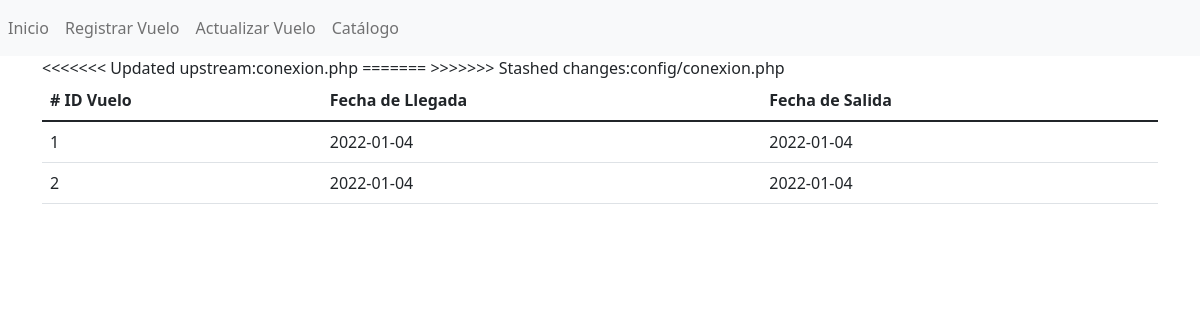
The page /pages/actualizar-vuelo.php on the database as committed earlier.
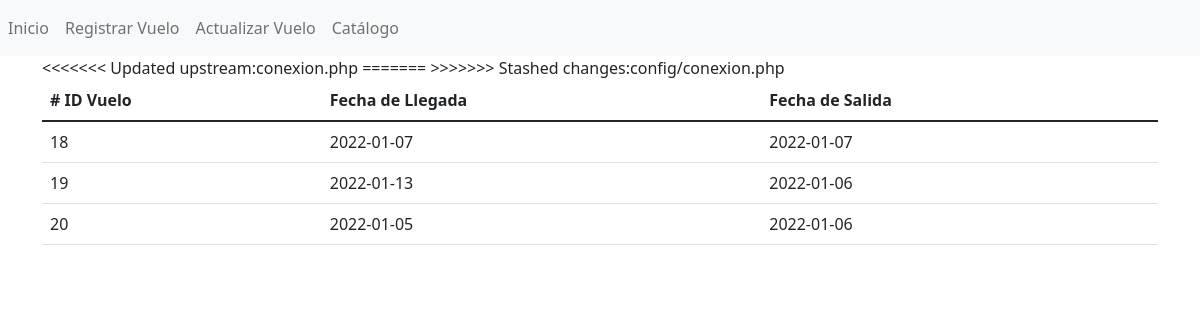
The same page on the database as committed later.
### tables this page shows
CREATE TABLE `vuelo` (
  `id` bigint(10) NOT NULL,
  `fecha_salida` date NOT NULL,
  `hora_salida` varchar(8) NOT NULL,
  `hora_llegada` varchar(8) NOT NULL,
  `idestado` bigint(10) NOT NULL,
  `idtipoavion` bigint(10) NOT NULL,
  `fecha_llegada` date NOT NULL
);

### database/database-functions.php (called while the page is built, shortened)
<?php
    function retraerVuelos(){
        require('../config/conexion.php');
        $arrayResponse = array();
        $query = "SELECT id, fecha_llegada, fecha_salida FROM vuelo ";
        $result = mysqli_query($conn,$query);
            while($record = mysqli_fetch_array($result)){
                $vuelo = new Vuelo();
                $vuelo->setId($record['id']);
                $vuelo->setFechallegada($record['fecha_llegada']);
                $vuelo->setFechaSalida($record['fecha_salida']);
                $arrayResponse[]=$vuelo;
            }
            return $arrayResponse;
    }
?>

### models/vuelo.php (called while the page is built, shortened)
<?php
class Vuelo {
    public $id;
    public $fechaLlegada;
    public $fechaSalida;
    function setId($id){
        $this->id=$id;
    }
    function getId(){
        return $this->id;
    }
    function setFechallegada($fechaLlegada){
        $this->fechaLlegada = $fechaLlegada;
    }
    function getFechallegada(){
       return  $this->fechaLlegada;
    }
    function setFechaSalida($fechaSalida){
        $this->fechaSalida = $fechaSalida;
    }
    function getFechaSalida(){
       return  $this->fechaSalida;
    }
}
?>

### pages/actualizar-vuelo.php (the view)
<?php include "../templates/base.php"; ?>
<?php include "../models/vuelo.php"; ?>
<?php include "../database/database-functions.php"; ?>
<div class="container">
<table class="table">
  <thead>
    <tr>
      <th scope="col"># ID Vuelo</th>
      <th scope="col">Fecha de Llegada</th>
      <th scope="col">Fecha de Salida</th>
    </tr>
  </thead>
  <tbody>
<?php
$arrayVuelos = retraerVuelos();
foreach($arrayVuelos as $vuelo){
    echo '<tr><td>'.$vuelo->getId().'</td><td>'.$vuelo->getFechallegada().'</td><td>'.$vuelo->getFechaSalida().'</td> </tr>';
}
?>
  </tbody>
</table>
</div>
<?php include "../templates/footer.php"; ?>

### templates/base.php (shortened to what this page needs)
<!doctype html>
<html lang="es">
  <head>
    <link href="https://cdn.jsdelivr.net/npm/bootstrap@5.1.3/dist/css/bootstrap.min.css" rel="stylesheet">
  </head>
  <body>
  <nav class="navbar navbar-expand-lg navbar-light bg-light">
  <div class="collapse navbar-collapse" id="navbarSupportedContent">
    <ul class="navbar-nav mr-auto">
    <li class="nav-item">
        <a class="nav-link" href="/AirplaneProject">Inicio</a>
    </li>
    <li class="nav-item">
        <a class="nav-link" href="/AirplaneProject/pages/registrar-vuelo.php">Registrar Vuelo</a>
    </li>
    <li class="nav-item">
        <a class="nav-link" href="/AirplaneProject/pages/actualizar-vuelo.php">Actualizar Vuelo</a>
      </li>
      <li class="nav-item">
        <a class="nav-link" href="/AirplaneProject/pages/catalogo.php">Catálogo</a>
      </li>
    </ul>
  </div>
</nav>

### templates/footer.php (shortened to what this page needs)
  </body>
</html>

Rows that differ between the two databases and show on the page:
removed vuelo: id "1", fecha_llegada "2022-01-04", fecha_salida "2022-01-04"
removed vuelo: id "2", fecha_llegada "2022-01-04", fecha_salida "2022-01-04"
added vuelo: id "18", fecha_llegada "2022-01-07", fecha_salida "2022-01-07"
added vuelo: id "19", fecha_llegada "2022-01-13", fecha_salida "2022-01-06"
added vuelo: id "20", fecha_llegada "2022-01-05", fecha_salida "2022-01-06"
